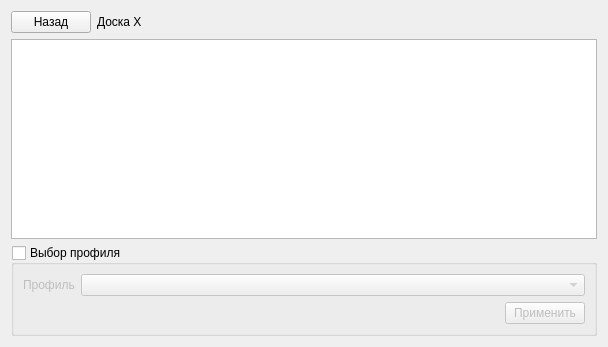
<?xml version="1.0" encoding="UTF-8"?>
<ui version="4.0">
 <class>DslamPageWidget</class>
 <widget class="QWidget" name="DslamPageWidget">
  <property name="geometry">
   <rect>
    <x>0</x>
    <y>0</y>
    <width>608</width>
    <height>347</height>
   </rect>
  </property>
  <property name="windowTitle">
   <string>Form</string>
  </property>
  <layout class="QGridLayout" name="gridLayout">
   <item row="0" column="2">
    <spacer name="horizontalSpacer">
     <property name="orientation">
      <enum>Qt::Horizontal</enum>
     </property>
     <property name="sizeHint" stdset="0">
      <size>
       <width>460</width>
       <height>20</height>
      </size>
     </property>
    </spacer>
   </item>
   <item row="0" column="1">
    <widget class="QLabel" name="boardNameLabel">
     <property name="text">
      <string>Доска X</string>
     </property>
    </widget>
   </item>
   <item row="1" column="0" colspan="3">
    <widget class="QTreeView" name="dslamTreeView">
     <property name="contextMenuPolicy">
      <enum>Qt::CustomContextMenu</enum>
     </property>
     <property name="alternatingRowColors">
      <bool>true</bool>
     </property>
    </widget>
   </item>
   <item row="0" column="0">
    <widget class="QPushButton" name="backToBoardListButton">
     <property name="text">
      <string>Назад</string>
     </property>
     <property name="icon">
      <iconset resource="../resource.qrc">
       <normaloff>:/images/prev.png</normaloff>:/images/prev.png</iconset>
     </property>
    </widget>
   </item>
   <item row="2" column="0" colspan="3">
    <widget class="QGroupBox" name="selectProfileGroupBox">
     <property name="title">
      <string>Выбор профиля</string>
     </property>
     <property name="checkable">
      <bool>true</bool>
     </property>
     <property name="checked">
      <bool>false</bool>
     </property>
     <layout class="QFormLayout" name="formLayout">
      <item row="1" column="0">
       <widget class="QLabel" name="profileDescLabel">
        <property name="text">
         <string>Профиль</string>
        </property>
       </widget>
      </item>
      <item row="1" column="1">
       <widget class="QComboBox" name="profileListComboBox"/>
      </item>
      <item row="2" column="0" colspan="2">
       <layout class="QHBoxLayout" name="horizontalLayout">
        <item>
         <spacer name="horizontalSpacer_2">
          <property name="orientation">
           <enum>Qt::Horizontal</enum>
          </property>
          <property name="sizeHint" stdset="0">
           <size>
            <width>40</width>
            <height>20</height>
           </size>
          </property>
         </spacer>
        </item>
        <item>
         <widget class="QPushButton" name="applyProfileButton">
          <property name="text">
           <string>Применить</string>
          </property>
         </widget>
        </item>
       </layout>
      </item>
     </layout>
    </widget>
   </item>
  </layout>
  <action name="upPortAction">
   <property name="icon">
    <iconset>
     <normalon>:/images/up.png</normalon>
    </iconset>
   </property>
   <property name="text">
    <string>Активировать порт</string>
   </property>
   <property name="toolTip">
    <string>Активировать порт</string>
   </property>
  </action>
  <action name="downPortAction">
   <property name="icon">
    <iconset>
     <normalon>:/images/down.png</normalon>
    </iconset>
   </property>
   <property name="text">
    <string>Деактивировать порт</string>
   </property>
   <property name="toolTip">
    <string>Деактивировать порт</string>
   </property>
  </action>
  <action name="refreshPortInfoAction">
   <property name="text">
    <string>Обновить информацию по порту</string>
   </property>
   <property name="toolTip">
    <string>Обновить информацию по порту</string>
   </property>
  </action>
  <action name="refreshAllPortInfoAction">
   <property name="icon">
    <iconset>
     <normalon>:/images/refresh.png</normalon>
    </iconset>
   </property>
   <property name="text">
    <string>Обновить все</string>
   </property>
   <property name="toolTip">
    <string>Обновить все</string>
   </property>
  </action>
  <action name="collapseAllNodeAction">
   <property name="text">
    <string>Свернуть все</string>
   </property>
   <property name="toolTip">
    <string>Свернуть все</string>
   </property>
  </action>
  <action name="showBoardAction">
   <property name="text">
    <string>Открыть</string>
   </property>
   <property name="toolTip">
    <string>Открыть</string>
   </property>
  </action>
  <action name="showSelectProfileGBAction">
   <property name="text">
    <string>Изменить профиль</string>
   </property>
   <property name="toolTip">
    <string>Изменить профиль</string>
   </property>
  </action>
 </widget>
 <resources>
  <include location="../resource.qrc"/>
 </resources>
 <connections/>
</ui>
